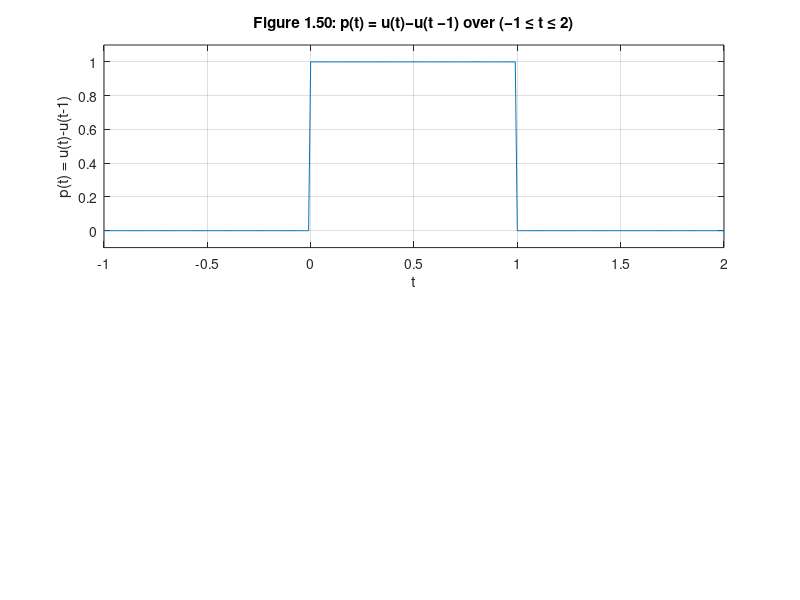
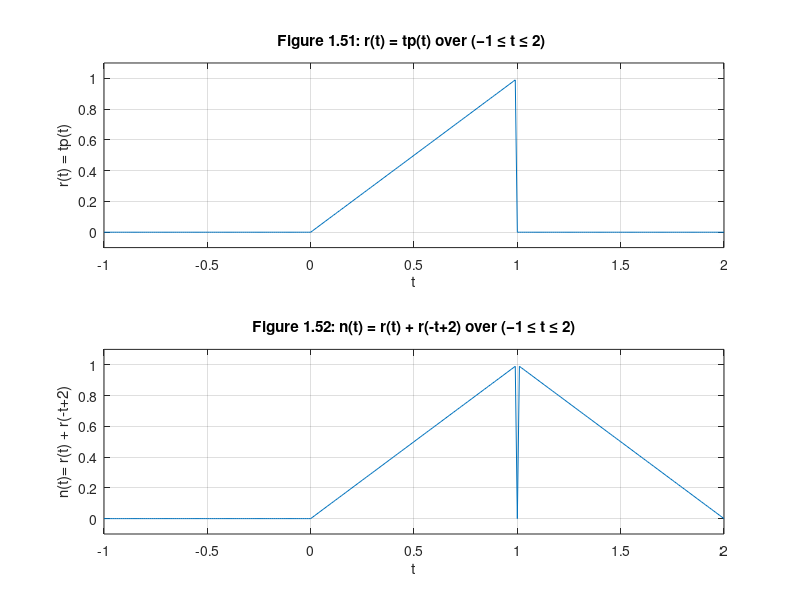
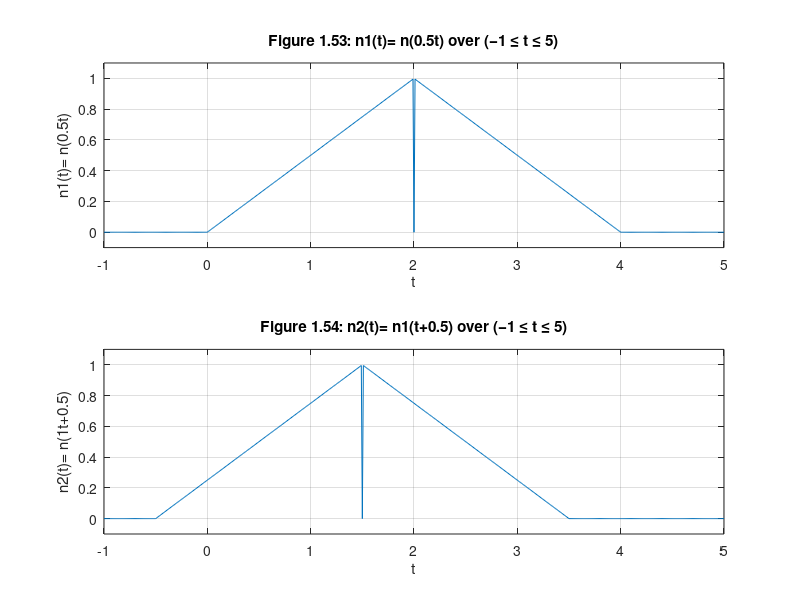
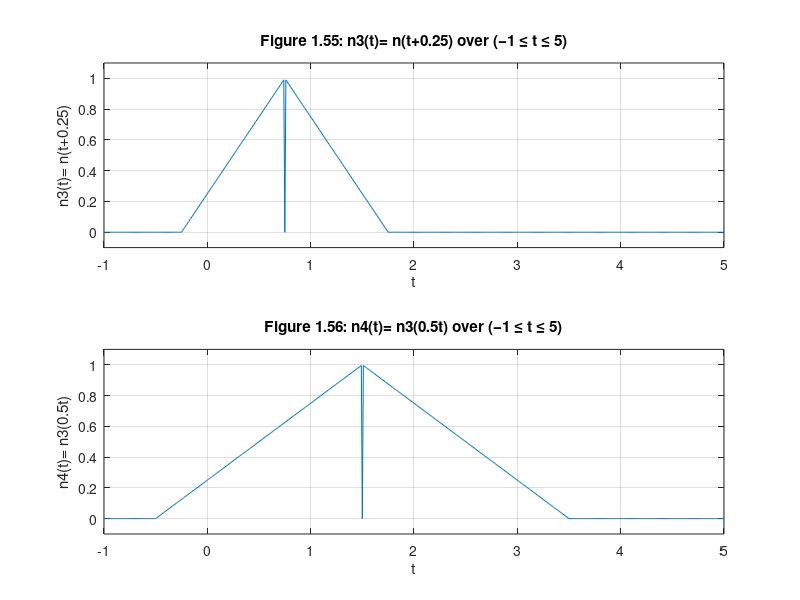

The MATLAB script that drew these images, in order:
%Rendel Abrasia, Reza Aablue
%500942743,  500966944
%Section 4

%Problem B.1

%Setting up the values for t and p
t = (-1:0.01:2);
p = @(t) 1.0.*((t>=0)&(t<1));

%Allows to separate graphs into multiple windows if more than 1 figure.
figure(1);

%Setting up the graph
subplot(211);
plot(t,p(t));
xlabel('t');
ylabel('p(t) = u(t)-u(t-1)');
axis([-1 2 -.1 1.1]);
title('Figure 1.50: p(t) = u(t)−u(t −1) over (−1 ≤ t ≤ 2)');
grid;

%Problem B.2

%Functions of r(t) and n(t) 
r = @(t)t.*p(t);
n = @(t)r(t) + r(-t+2);

%Second window for Problem B.2
figure(2);

%Setting up the graphs
subplot(211);
plot(t,r(t));
xlabel('t');
ylabel('r(t) = tp(t)');
title('Figure 1.51: r(t) = tp(t) over (−1 ≤ t ≤ 2) ');
axis([-1 2 -.1 1.1]);
grid;

subplot(212);
plot(t,n(t));
xlabel('t');
ylabel('n(t)= r(t) + r(-t+2)');
title('Figure 1.52: n(t) = r(t) + r(-t+2) over (−1 ≤ t ≤ 2)');
axis([-1 2 -.1 1.1]);
grid;

%Problem B.3

%A new range of values for t to satisfy the graph
t = (-1:0.01:5);

%Functions for n1(t) and n2(t)
n1 = @(t)n(0.5*t);
n2 = @(t)n1(t+0.5);

%New window for Problem B.3
figure(3)

%Setting up the graphs
subplot(211);
plot(t,n1(t));
xlabel('t');
ylabel('n1(t)= n(0.5t)');
title('Figure 1.53: n1(t)= n(0.5t) over (−1 ≤ t ≤ 5)');
axis([-1 5 -.1 1.1]);
grid;

subplot(212);
plot(t,n2(t));
xlabel('t');
ylabel('n2(t)= n(1t+0.5)');
title('Figure 1.54: n2(t)= n1(t+0.5) over (−1 ≤ t ≤ 5)');
axis([-1 5 -.1 1.1]);
grid;

%Problem B.4

%Functions for n3(t) and n4(t)
n3 = @(t)n(t+0.25);
n4 = @(t)n3(0.5*t);

%New window for Problem B.4
figure(4)

%Setting up the graphs
subplot(211);
plot(t,n3(t));
xlabel('t');
ylabel('n3(t)= n(t+0.25)');
title('Figure 1.55: n3(t)= n(t+0.25) over (−1 ≤ t ≤ 5)');
axis([-1 5 -.1 1.1]);
grid;

subplot(212);
plot(t,n4(t));
xlabel('t');
ylabel('n4(t)= n3(0.5t)');
title('Figure 1.56: n4(t)= n3(0.5t) over (−1 ≤ t ≤ 5)');
axis([-1 5 -.1 1.1]);
grid;

%Problem B.5

% When comparing the graphs of n2(t) and n4(t) from Figure 1.54 and 1.56,
% It is observed that the graphs are the same.
% A reason why it is the same is due to the methods used in class.
% Two methods are learned which is doing the time shift then time scale which is method 1 and
% time scale then time shift which is method 2. For n2, we used method 1
% to do the timescale first then timeshift. It is being expanded by 2 due
% to the timescale of 0.5. Then it is being shifted to 0.5 units to the
% left thus n2 starting at x-axis of [-0.5,3.5]. For n4, we used method 2
% to show the graph function moving to the left by 0.25 then being expanded
% by 2 due to its timescale of 0.5. Therefore, both functions are the same.